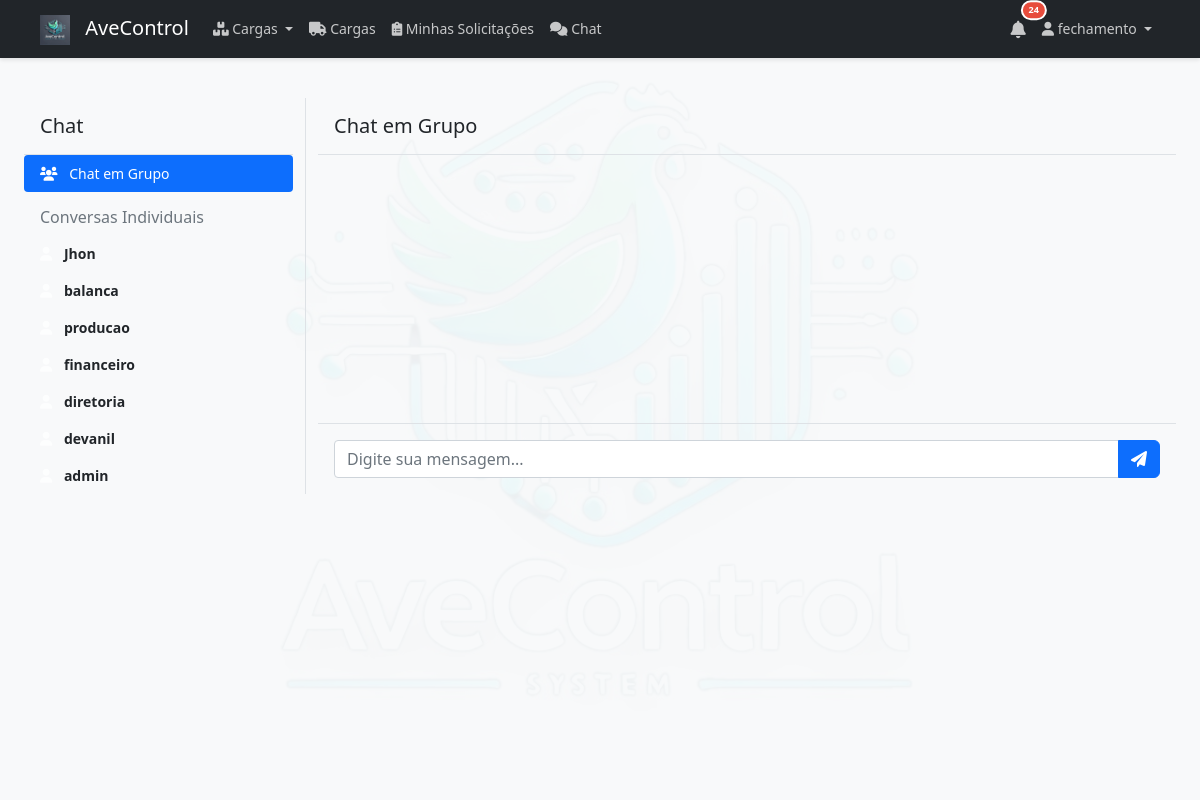
Page /chat/ (signed in) on the committed database.
### models/usuario.py (models this page shows, shortened)
class Usuario(UserMixin, db.Model):
    __tablename__ = 'usuarios'
    id = db.Column(db.Integer, primary_key=True)
    nome = db.Column(db.String(100), nullable=False)
    email = db.Column(db.String(120), unique=True, nullable=False)
    tipo = db.Column(db.String(50), nullable=False)
    senha_hash = db.Column(db.String(255), nullable=False)
    ativo = db.Column(db.Boolean, default=True)
    data_criacao = db.Column(db.DateTime, default=datetime.utcnow)
    ultimo_acesso = db.Column(db.DateTime)
    historicos_carga = relationship('HistoricoCarga',
                                  back_populates='usuario',
                                  primaryjoin="Usuario.id == HistoricoCarga.usuario_id",
                                  cascade='all, delete-orphan')

### routes/chat.py (the view)
@chat_bp.route('/')
@login_required
def index():
    usuarios = Usuario.query.filter(Usuario.id != current_user.id).all()
    return render_template('chat/index.html', usuarios=usuarios)

### templates/chat/index.html (shortened to what this page needs)
{% extends "base.html" %}
{% block content %}
<div class="container-fluid">
    <div class="row">
        <div class="col-md-3 border-end">
            <div class="d-flex flex-column h-100">
                <div class="p-3 border-bottom">
                    <h5 class="mb-0">Chat</h5>
                </div>
                <ul class="nav nav-pills flex-column mb-auto overflow-auto" style="max-height: calc(100vh - 200px);">
                    <li class="nav-item">
                        <a href="javascript:void(0)" class="nav-link active" id="chat-grupo" onclick="window.chatApp.selecionarChat('grupo')">
                            <i class="fas fa-users me-2"></i> Chat em Grupo
                        </a>
                    </li>
                    <li class="nav-item mt-3">
                        <h6 class="px-3 mb-2 text-muted">Conversas Individuais</h6>
                    </li>
                    {% for usuario in usuarios %}
                    <li class="nav-item">
                        <a href="javascript:void(0)" class="nav-link" id="chat-{{ usuario.id }}" onclick="window.chatApp.selecionarChat({{ usuario.id }})">
                            <i class="fas fa-user me-2"></i> <span class="usuario-nome text-dark fw-semibold">{{ usuario.nome }}</span>
                        </a>
                    </li>
                    {% endfor %}
                </ul>
            </div>
        </div>
        <div class="col-md-9">
            <div class="d-flex flex-column h-100">
                <div class="p-3 border-bottom">
                    <h5 class="mb-0" id="chat-titulo">Chat em Grupo</h5>
                </div>
                <div class="flex-grow-1 p-3 overflow-auto" id="mensagens" style="max-height: calc(100vh - 250px);">
                </div>
                <div class="p-3 border-top">
                    <form id="form-mensagem" onsubmit="window.chatApp.enviarMensagem(event)">
                        <div class="input-group">
                            <input type="text" class="form-control" id="mensagem-input" placeholder="Digite sua mensagem...">
                            <button class="btn btn-primary" type="submit">
                                <i class="fas fa-paper-plane"></i>
                            </button>
                        </div>
                    </form>
                </div>
            </div>
        </div>
    </div>
</div>
{% endblock %}

### templates/base.html (shortened to what this page needs)
<!DOCTYPE html>
<html lang="pt-br">
<head>
    <link href="https://cdn.jsdelivr.net/npm/bootstrap@5.1.3/dist/css/bootstrap.min.css" rel="stylesheet">
    <link rel="stylesheet" href="https://cdnjs.cloudflare.com/ajax/libs/font-awesome/6.0.0/css/all.min.css">
    <link rel="stylesheet" href="https://cdn.jsdelivr.net/npm/sweetalert2@11/dist/sweetalert2.min.css">
</head>
<body>
    {% if current_user.is_authenticated %}
    <img src="{{ url_for('static', filename='logo1.jpg') }}" class="background-logo" alt="Logo">
    {% endif %}
    <nav class="navbar navbar-expand-lg navbar-dark bg-dark">
        <div class="container-fluid px-3 px-sm-4">
            <a class="navbar-brand" href="{{ url_for('auth.index') }}">
                <img src="{{ url_for('static', filename='logo2.png') }}" alt="AveControl Logo" style="height: 30px; margin-right: 10px;">
                AveControl
            </a>
            <div class="collapse navbar-collapse" id="navbarNav">
                <ul class="navbar-nav me-auto">
                    {% if current_user.is_authenticated %}
                        <li class="nav-item dropdown">
                            <a class="nav-link dropdown-toggle" href="#" id="navbarDropdown" role="button" data-bs-toggle="dropdown">
                                <i class="fas fa-boxes"></i> Cargas
                            </a>
                        </li>
                        <li class="nav-item">
                            <a class="nav-link" href="{{ url_for('cargas.listar_cargas') }}">
                                <i class="fas fa-truck"></i> Cargas
                            </a>
                        </li>
                        <li class="nav-item">
                            <a class="nav-link" href="{{ url_for('solicitacoes.minhas_solicitacoes') }}">
                                <i class="fas fa-clipboard-list"></i> Minhas Solicitações
                            </a>
                        </li>
                        <li class="nav-item">
                            <a class="nav-link" href="{{ url_for('chat.index') }}">
                                <i class="fas fa-comments"></i> Chat
                            </a>
                        </li>
                    {% endif %}
                </ul>
                {% if current_user.is_authenticated %}
                <ul class="navbar-nav">
                    {% include 'components/notificacoes.html' %}
                    <li class="nav-item dropdown">
                        <a class="nav-link dropdown-toggle" href="#" id="userDropdown" role="button" data-bs-toggle="dropdown">
                            <i class="fas fa-user"></i> {{ current_user.nome }}
                        </a>
                    </li>
                </ul>
                {% endif %}
            </div>
        </div>
    </nav>
    <div class="container-fluid mt-4">
        {% block content %}{% endblock %}
    </div>
</body>
</html>

### templates/base.html (style rules this page uses)
body { font-size: 14px; line-height: 1.5; min-height: 100vh; display: flex; flex-direction: column; background-color: #f8f9fa; }
.btn { font-weight: 500; border-radius: 6px; }
.navbar { background-color: #212529 !important; box-shadow: 0 2px 4px rgba(0,0,0,0.1); padding: 0.5rem 1rem; }
.navbar-brand { color: #fff !important; }
.nav-link { color: rgba(255,255,255,.75) !important; }
.background-logo { position: fixed; top: 50%; left: 50%; transform: translate(-50%, -50%); opacity: 0.05; pointer-events: none; z-index: -1; max-width: 80%; height: auto; }

### templates/components/notificacoes.html (style rules this page uses)
:root { --ave-primary: #3498db; --ave-secondary: #2980b9; --ave-accent: #e8f4fc; --ave-light: #f8f9fa; --ave-danger: #e74c3c; --ave-text: #2c3e50; }

### templates/chat/index.html (style rules this page uses)
.nav-link { color: #495057; }
.nav-link.active { background-color: #0d6efd !important; color: white !important; }
.usuario-nome { color: #212529 !important; font-weight: 600; }

### rows in the picture
Usuario: nome "fechamento"
Usuario: nome "Jhon"
Usuario: nome "balanca"
Usuario: nome "producao"
Usuario: nome "financeiro"
Usuario: nome "diretoria"
Usuario: nome "devanil"
Usuario: nome "admin"
